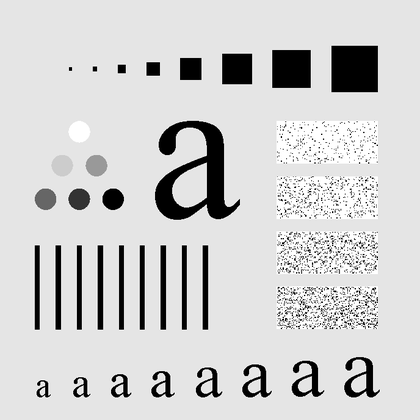
%> input picture Assignment 3/1/img1.tif, 420 x 420 px, shrunk from 688 x 688 before the run
$ octave Q1_99210294.m   (GNU Octave 9; MATLAB toolbox functions it lacks are replaced by stand-ins)
%> lines starting %> are read from the running program, lines starting %| are printed output that depends on the picture
%> in main, inputImage is the input picture: size 420x420 uint8; min 0, max 255, mean 207.2
### Assignment 3/1/filterImage.m
%%%%%%%%%%%%%%%%%%%%%%%%%%%%%%%%%%%%%%%%%%%%%%%%%%    filterImage    %%%%%%%%%%%%%%%%%%%%%%%%%%%%%%%%%%%%%%%%%%%%%%%%%
%%% This function creates wanted filters and call functions for applying these filters on image                    %%%
%%% input(s) : {inputImage : given image, filterType : type of filter we want to apply (Mean , Soble , Prewitt)}   %%%
%%% output(s) : {we haven't any outputs for this function, this function just show results in figure}              %%%
%%%%%%%%%%%%%%%%%%%%%%%%%%%%%%%%%%%%%%%%%%%%%%%%%%%%%%%%%%%%%%%%%%%%%%%%%%%%%%%%%%%%%%%%%%%%%%%%%%%%%%%%%%%%%%%%%%%%%%
function filterImage(inputImage , filterType)
%> called with filterType = 'Mean'
    imgHeight = size(inputImage, 1);
%> imgHeight = 420
    imgWidth = size(inputImage, 2);
%> imgWidth = 420
    if filterType == "Mean" % check if we are int the Question 1 Part (a)
        filter1 = (1/9)*[1,1,1;1,1,1;1,1,1]; % filter in Fig 3.32 (a)
        filter2 = (1/16)*[1,2,1;2,4,2;1,2,1]; % filter in Fig 3.32 (b)
        myConvolvedImage1 = convolveFilterOnImage(inputImage, filter1);% convolve image and first filter
        myConvolvedImage2 = convolveFilterOnImage(inputImage, filter2);% convolve image and second filter
        matlabConvolvedImage1 = uint8(conv2(inputImage, filter1));% convolve image and first filter with matlab function
        matlabConvolvedImage2 = uint8(conv2(inputImage, filter2));% convolve image and second filter with matlab function
        diff1 = imabsdiff(myConvolvedImage1,matlabConvolvedImage1);% calculate difference of my convolution and matlab's convolution for first filter
        diff2 = imabsdiff(myConvolvedImage2,matlabConvolvedImage2);% calculate difference of my convolution and matlab's convolution for second filter
    else % we are int the Question 1 Part (b)
        if filterType == "Sobel"
            filter1 = [-1,-2,-1;0,0,0;1,2,1];% initialize sobel's horizontal filter
            filter2 = [-1,0,1;-2,0,2;-1,0,1];% initialize sobel's vertical filter
        elseif filterType == "Prewitt"
            filter1 = [1,1,1;0,0,0;-1,-1,-1];% initialize Prewitt's horizontal filter
            filter2 = [1,0,-1;1,0,-1;1,0,-1];% initialize Prewitt's vertical filter
        end
        myConvolvedImage1 = convolveFilterOnImage(inputImage, filter1);% convolve horizontal filter and image
        myConvolvedImage2 = convolveFilterOnImage(inputImage, filter2);% convolve vertical filter and image
        myConvolvedImage = myConvolvedImage1 + myConvolvedImage2; % Gradient estimation
        matlabConvolvedImage1 = uint8(conv2(inputImage, filter1));% convolve horizontal filter and image with matlab's function
        matlabConvolvedImage2 = uint8(conv2(inputImage, filter2));% convolve vertical filter and image with matlab's function
        matlabConvolvedImage = matlabConvolvedImage1 + matlabConvolvedImage2;% Gradient estimation with matlab's function
        diff = imabsdiff(myConvolvedImage,matlabConvolvedImage);% calculate difference of my gradient and matlab's gradient
    end

    figure('Name', strcat(filterType , ' Filters'), 'NumberTitle', 'off');% show and change the name of figure
    %show main image
    subplot(141)
    imshow(inputImage)
    title('Main Image')

    if filterType == "Mean"
        % show first convolved image
        subplot(242)
        imshow(myConvolvedImage1)
        title('My Filter 1 Convolution')
        %show second convolved image
        subplot(246)
        imshow(myConvolvedImage2)
        title('My Filter 2 Convolution')
        %show first image that convolved with matlab function
        subplot(243)
        imshow(matlabConvolvedImage1)
        title('Matlab"s Filter 1 Convolution')
        %show second image that convolved with matlab function
        subplot(247)
        imshow(matlabConvolvedImage2)
        title("Matlab's Filter 2 Convolution")

        %show difference of my and matlab implementation for first filter
        subplot(244)
        imshow(diff1,[])
        title({"1 : Difference",strcat("Total : " , int2str(sum(sum(diff1))),strcat(" , Mean : " , num2str(sum(sum(diff1))/ imgWidth / imgHeight)))});

        %show difference of my and matlab implementation for second filter
        subplot(248)
        imshow(diff2,[])

        title({"2 : Difference",strcat("Total : " , int2str(sum(sum(diff2))),strcat(" , Mean : " , num2str(sum(sum(diff2))/ imgWidth / imgHeight)))});
    else
        % show main image
        subplot(141)
        imshow(inputImage)
        title('Main Image')

        % show convolved image
        subplot(142)
        imshow(myConvolvedImage)
        title('My Convolution')

        % show image convolved my matlab function
        subplot(143)
        imshow(matlabConvolvedImage)
        title("Matlab's Convolution")

        % show difference of my and matlab implementation for filter
        subplot(144)
        imshow(diff)
        title({"Difference",strcat("Total : " , int2str(sum(sum(diff))),strcat(" , Mean : " , num2str(sum(sum(diff))/ imgWidth / imgHeight)))});
    end
end

### Assignment 3/1/rotateMatrix180.m
%%%%%%%%%%%%%%%%%%%%%%%%%%%%%    rotateMatrix180    %%%%%%%%%%%%%%%%%%%%%%%%%%%%
%%% This function rotates given matrix 180 degrees                           %%%
%%% input(s) : {mat : given matrix}                                          %%%
%%% output(s) : {changedMat : rotated matrix}                                %%%
%%%%%%%%%%%%%%%%%%%%%%%%%%%%%%%%%%%%%%%%%%%%%%%%%%%%%%%%%%%%%%%%%%%%%%%%%%%%%%%%
function changedMat = rotateMatrix180(mat)
    h = size(mat,1);% height of matrix
    w = size(mat,2);% width of matrix
    changedMat = zeros(size(mat));% returned variable
    for i = 1:h % move vertical on matrix
        for j = 1:w % move horizontal on matrix
            changedMat(i,j)=mat(h+1-i,w+1-j);% calculate rotated position if (i,j)
        end
    end
end

### Assignment 3/1/applyFilterOnImage.m
%%%%%%%%%%%%%%%%%%%%%%%%%%%    applyFilterOnImage    %%%%%%%%%%%%%%%%%%%%%%%%%%%
%%% This function applys given filter on given image                         %%%
%%% input(s) : {inputImage : given image, filter : given filter}             %%%
%%% output(s) : {resultImage : result of applying filter on image}           %%%
%%%%%%%%%%%%%%%%%%%%%%%%%%%%%%%%%%%%%%%%%%%%%%%%%%%%%%%%%%%%%%%%%%%%%%%%%%%%%%%%
function resultImage = applyFilterOnImage(inputImage, filter)
    imageHeight = size(inputImage,1);% read image height
%> imageHeight = 420
    imageWidth = size(inputImage,2);% raed image width
%> imageWidth = 420
    fh = size(filter,1);% filter height
    a = floor(fh/2);
    fw = size(filter,2);% filter width
    b = floor(fw/2);

    paddedImage = zeros(imageHeight + 4 * a, imageWidth + 4 * b);% create bigger image for zero padding
    paddedImage(2*a + 1:2*a + imageHeight,2*b + 1:2*b + imageWidth) = inputImage; % add main image to correct position in bigger zero padded image
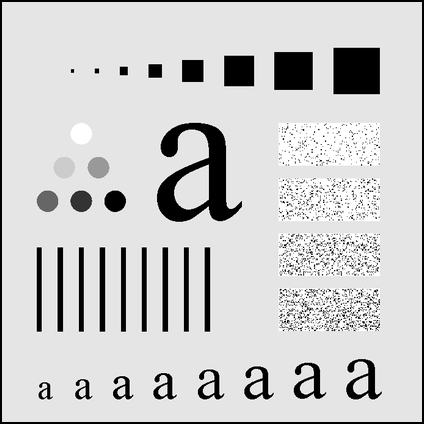
%> paddedImage: size 424x424 double; min 0, max 255, mean 203.3
    resultImage = paddedImage;% create another image of size paddedImage for saving results in it
    for i = a + 1:3 * a + imageHeight % move on the vertical points of main image in the zero padded image
        for j = b + 1:3 * b + imageWidth % move on the horizontal points of main image in the zero padded image
            resultImage(i,j) = sum(sum((paddedImage(i-a:i+a,j-b:j+b) .* filter))); % multiply filter by elements of (i,j) Neighborhood
        end
    end
    resultImage = uint8(resultImage(a + 1:3 * a + imageHeight,b + 1:3 * b + imageWidth));% convert result image to 8-bit unsigned integer matrix
%> resultImage: size 422x422 uint8
end

### Assignment 3/1/convolveFilterOnImage.m
%%%%%%%%%%%%%%%%%%%%%%%%%%    convolveFilterOnImage    %%%%%%%%%%%%%%%%%%%%%%%%%
%%% This function convolves image and filter                                 %%%
%%% input(s) : {inputImage : given image, filter : given filter}             %%%
%%% output(s) : {convolvedImage : result of convolution}                     %%%
%%%%%%%%%%%%%%%%%%%%%%%%%%%%%%%%%%%%%%%%%%%%%%%%%%%%%%%%%%%%%%%%%%%%%%%%%%%%%%%%
function convolvedImage = convolveFilterOnImage(inputImage, filter)
    rotatedFilter = rotateMatrix180(filter); % first, roate filter for convolution
    convolvedImage = applyFilterOnImage(inputImage, rotatedFilter); % do correlation
end

### Assignment 3/1/Q1_99210294.m
main % calling main function of Q1
function main()
    inputImage = imread("img1.tif"); % read image
    filterImage(inputImage , 'Mean'); % apply mean filters on image
%> in filterImage, `diff1 = imabsdiff(myConvolvedImage1,matlabConvolvedImage1);% calculate..`: diff1: size 422x422 uint8; every value is 0
    filterImage(inputImage , 'Sobel'); % apply sobel filter on image
%> call 2 of filterImage, with filterType = 'Sobel'
%> call 4 of applyFilterOnImage, with filter = [1 0 -1; 2 0 -2; 1 0 -1]
%> after the loop in applyFilterOnImage (call 4), `for i = a + 1:3 * a + imageHeight`:
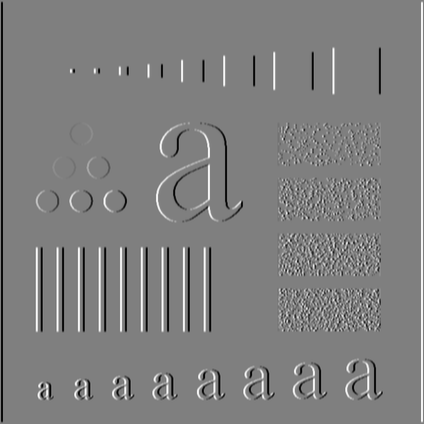
%> resultImage: size 424x424 double; min -997, max 999, mean 0; drawn with min black and max white
%> in filterImage (call 2), `myConvolvedImage = myConvolvedImage1 + myConvolvedImage2;`:
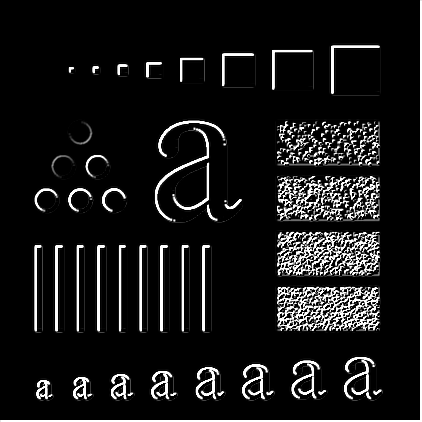
%> myConvolvedImage: size 422x422 uint8; min 0, max 255, mean 24.1
    filterImage(inputImage , 'Prewitt'); % apply prewitt filter on image
%> call 3 of filterImage, with filterType = 'Prewitt'
%> call 5 of applyFilterOnImage, with filter = [-1 -1 -1; 0 0 0; 1 1 1]
%> after the loop in applyFilterOnImage (call 5), `for i = a + 1:3 * a + imageHeight`:
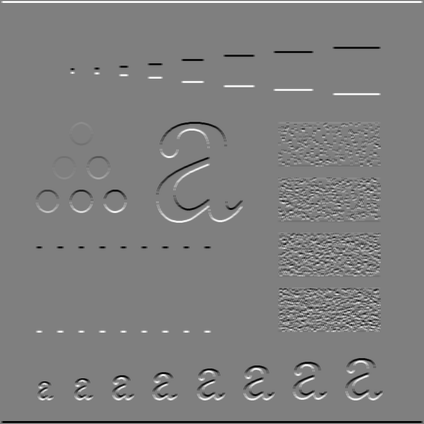
%> resultImage: size 424x424 double; min -748, max 751, mean 0; drawn with min black and max white
%> call 6 of applyFilterOnImage, with filter = [-1 0 1; -1 0 1; -1 0 1]
%> after the loop in applyFilterOnImage (call 6), `for i = a + 1:3 * a + imageHeight`:
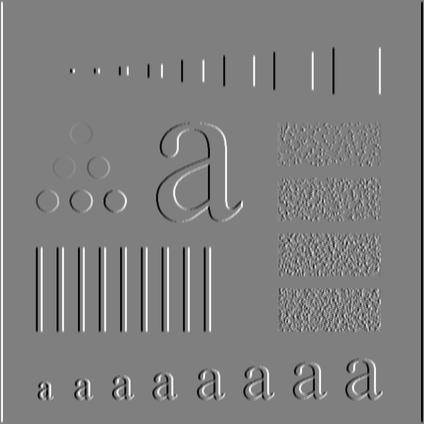
%> resultImage: size 424x424 double; min -752, max 751, mean 0; drawn with min black and max white
%> in applyFilterOnImage (call 6), `resultImage = uint8(resultImage(a + 1:3 * a + imageHeight,b + 1:3 * b ..`:
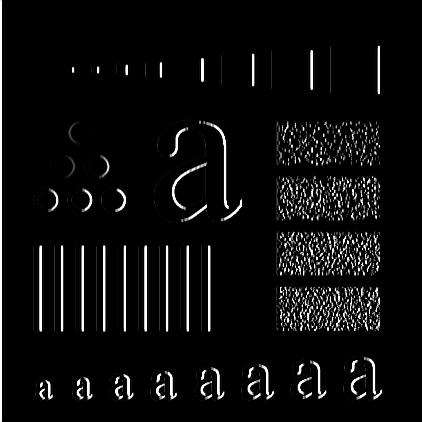
%> resultImage: size 422x422 uint8; min 0, max 255, mean 13.4
%> in filterImage (call 3), `myConvolvedImage = myConvolvedImage1 + myConvolvedImage2;`:
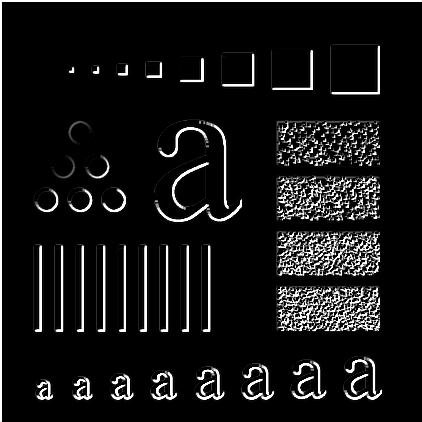
%> myConvolvedImage: size 422x422 uint8; min 0, max 255, mean 21.8
end
